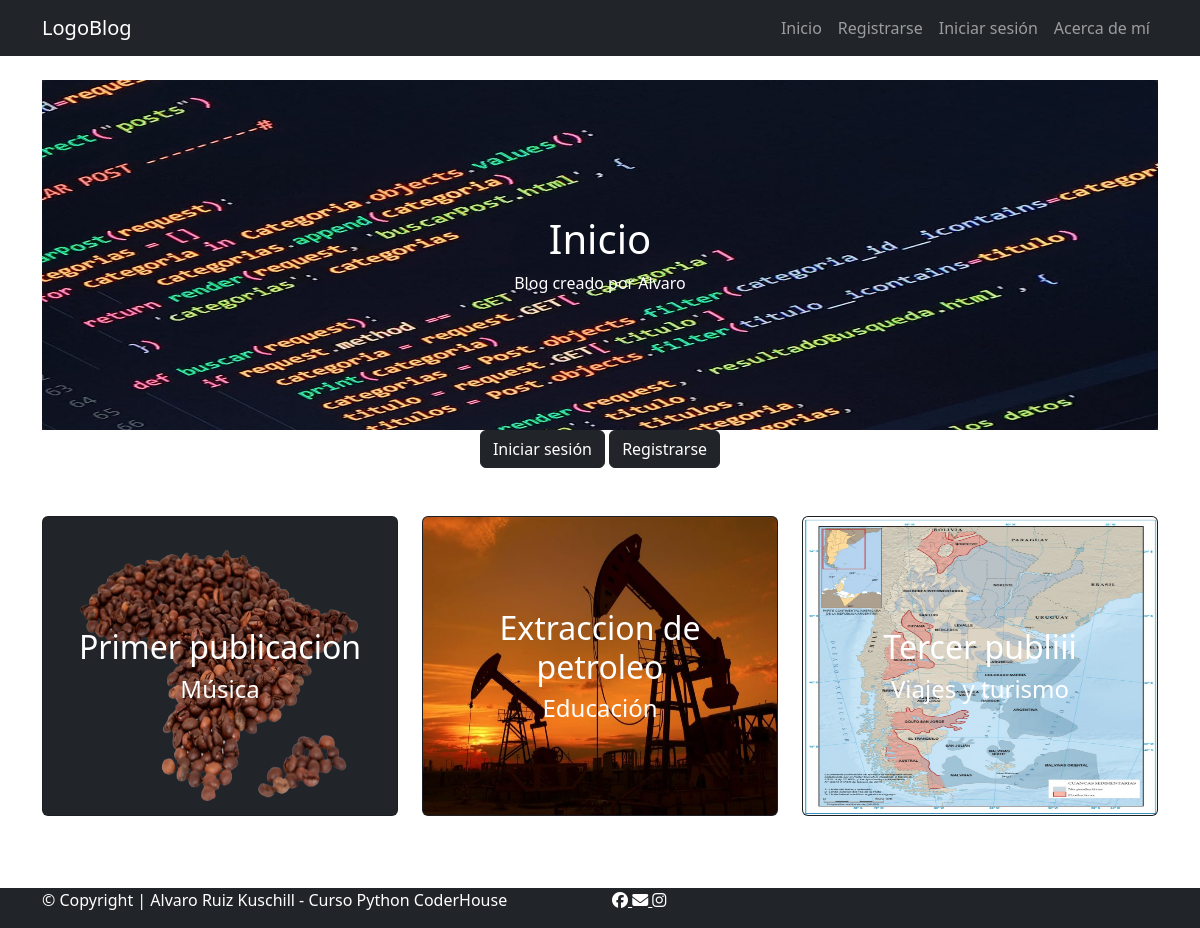
The page / on the database its author committed.
### blog/models.py (models this page shows, shortened)
class Post(models.Model):
    titulo = models.CharField(max_length=100)
    subtitulo = models.CharField(max_length=100, null=True)
    contenido = models.TextField()
    fechaDePublicacion = models.DateTimeField(auto_now_add=True)
    autor = models.ForeignKey(User, on_delete=models.CASCADE)
    imagen = models.ImageField(upload_to='images', null=True)
    categoria = models.ForeignKey(Categoria, on_delete=models.CASCADE)

class Categoria(models.Model):
    nombre = models.CharField(max_length=30)
    def __str__(self):
        return self.nombre

### blog/views.py (the view)
# urls.py: path('', index, name='home'),
def index(request):
    posts = Post.objects.all()[:3]
    return render(request, 'index.html', {
        'posts':posts,
    })

### blog/templates/index.html (shortened to what this page needs)
{% extends 'layouts/base.html' %}
{% load static %}
{% block content %}
<main class="container py-4">
  <section class="card border-0 width-100">
    <div class="text-bg-dark">
      <img src="{% static 'img/codigoDjango.jpeg' %}" class="card-img img-fluid" alt="..." style="max-height: 350px"/>
      <div class="card-img-overlay d-flex align-items-center justify-content-center">
        <div class="text-center">
          <h1 class="card-title">Inicio</h1>
          <p class="card-text">Blog creado por Alvaro</p>
        </div>
      </div>
    </div>
  </section>
  {% if not user.is_authenticated %}
  <div class="text-center">
    <a class="btn btn-dark" href="{% url 'signin' %}">Iniciar sesión</a>
    <a class="btn btn-dark" href="{% url 'signup' %}">Registrarse</a>
  </div>
  {% endif %}
  <section class="row py-5">
    {% for post in posts %}
    <a class="col-md-4" href="{% url 'post_detail' post.id %}">
      <div class="card text-bg-dark" style="height: 300px;">
        <img src="{{post.imagen.url}}" class="card-img" alt="imagen post"  height="100%"/>
        <div class="card-img-overlay d-flex align-items-center justify-content-center">
          <div class="text-center">
            <h2 class="card-title">{{post.titulo}}</h2>
            <h4 class="card-text">{{post.categoria}}</h4>
          </div>
        </div>
      </div>
    </a>
    {% endfor %}
  </section>
</main>
{% endblock %}

### blog/templates/layouts/base.html (shortened to what this page needs)
{% load static %}
<!DOCTYPE html>
<html lang="en">
    <head>
        <link rel="stylesheet" href="	https://cdn.jsdelivr.net/npm/bootstrap@5.3.0-alpha3/dist/css/bootstrap.min.css"/>
        <link rel="stylesheet" href="{% static '/css/styles.css' %}" />
    </head>
    <body class="m-0 p-0">
        <nav class="navbar navbar-expand-lg bg-dark navbar-dark">
            <div class="container">
                <a class="navbar-brand" href="{% url 'home' %}">LogoBlog</a>
                <div class="collapse navbar-collapse" id="navbarNav">
                    <ul class="navbar-nav ms-auto">
                        <li class="nav-item">
                            <a class="nav-link" href="{% url 'home' %}">Inicio</a>
                        </li>
                        {% if user.is_authenticated %}
                        <li class="nav-item">
                            <a class="nav-link" href="{% url 'posts' %}">Posts</a>
                        </li>
                        <li class="nav-item">
                            <a class="nav-link" href="{% url 'crear_post' %}">Crear post</a>
                        </li>
                        <li class="nav-item d-flex">
                            {% with images=request.user.avatar_set.all %}
                                {% if images %}
                                    <img width="40px" src="{{images.0.imagen.url}}" alt="" />
                                {% endif %}
                                <a class="nav-link" href="{% url 'perfil' %}">Mi perfil</a>
                            {% endwith %}
                        </li>
                        <li class="nav-item">
                            <a class="nav-link" href="{% url 'logout' %}">Cerrar sesión</a>
                        </li>
                        {% else %}
                        <li class="nav-item">
                            <a class="nav-link" href="{% url 'signup' %}">Registrarse</a>
                        </li>
                        <li class="nav-item">
                            <a class="nav-link" href="{% url 'signin' %}">Iniciar sesión</a>
                        </li>
                        {% endif %}
                        <li class="nav-item">
                            <a class="nav-link" href="{% url 'about' %}">Acerca de mí</a>
                         </li>
                    </ul>
                </div>
            </div>
        </nav>
    {% block content %} {% endblock %}
    <footer class="bg-dark text-white">
      <div class="container">
        <div class="row">
          <div class="col-md-6 text-left">
            <p>© Copyright | Alvaro Ruiz Kuschill - Curso Python CoderHouse</p>
          </div>
          <div class="col-md-6 text-right">
            <a href="https://www.facebook.com/" target="_blank" class="text-white">
              <i class="fa-brands fa-facebook"></i>
            </a>
            <a href="https://www.facebook.com/" target="_blank" class="text-white">
              <i class="fa-solid fa-envelope"></i>
            </a>
            <a href="https://www.instagram.com/" target="_blank" class="text-white">
              <i class="fa-brands fa-instagram"></i>
            </a>
          </div>
        </div>
      </div>
    </footer>
  </body>
</html>

### rows shown on the page
Post: imagen (picture), titulo "Primer publicacion", categoria "Música"
Post: imagen (picture), titulo "Extraccion de petroleo", categoria "Educación"
Post: imagen (picture), titulo "Tercer publiii", categoria "Viajes y turismo"
